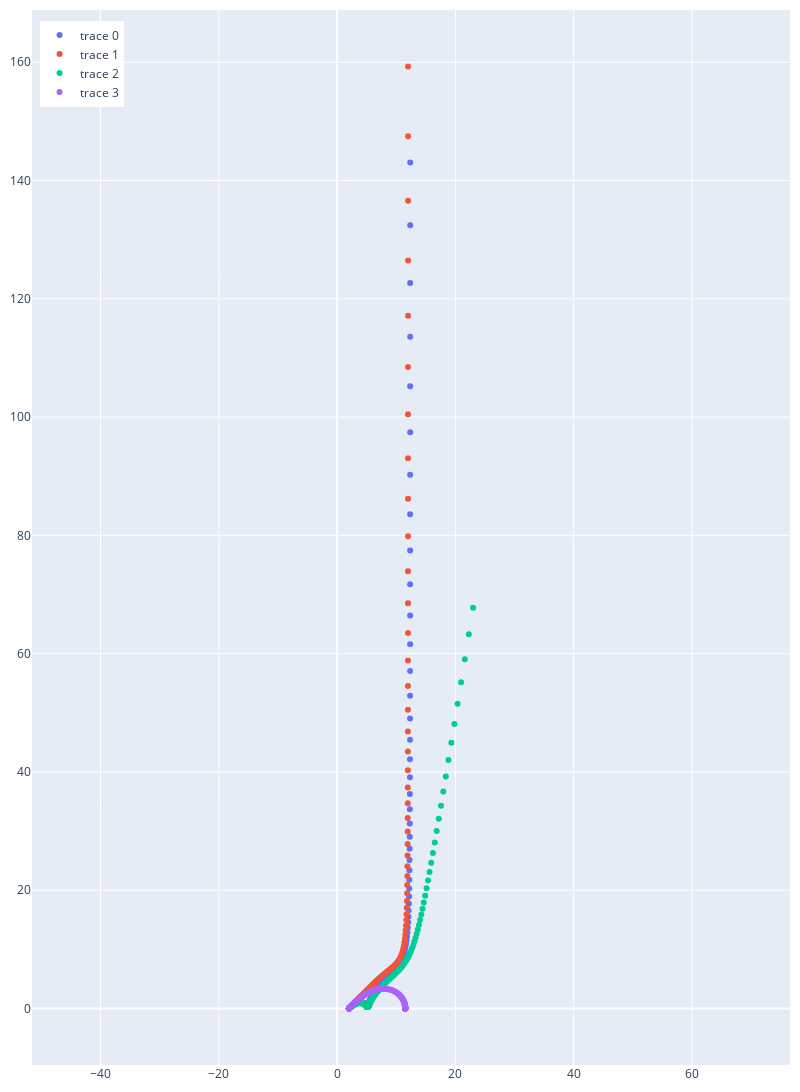

The notebook cell this image was saved under:
### Code cell
tf_test = CustomCircuit(initial_guess=[2,30,10**-14,10**2,8*10**-1,1*10**1, 10**1, 1],
                              circuit='R_0-Tf')

tf_test_2 = CustomCircuit(initial_guess=[2,30,10**-14,10**2,1*10**0,10**1, 10**1, 0.9],
                              circuit='R_0-Tf')

t_test = CustomCircuit(initial_guess=[2,30,10**-14,10**1,10**1,],
                              circuit='R_0-T')

TLMQ_test = CustomCircuit(initial_guess=[2,30 ,10**1, 1],
                              circuit='R_0-TLMQ')

Zarc_test = CustomCircuit(initial_guess=[2,10 ,10**-3, 0.8],
                              circuit='R_0-Zarc')


freq = np.logspace(-4,6,300)
Z_tf = tf_test.predict(freq)
Z_tf_2 = tf_test_2.predict(freq)
Z_t = t_test.predict(freq)
Z_TLMQ = TLMQ_test.predict(freq)
Z_Zarc = Zarc_test.predict(freq)


fig = go.Figure(data=go.Scatter(x=Z_tf.real, y=-Z_tf.imag, mode='markers', customdata=freq, hovertemplate='<br>Re: %{x:.1f} </br><br>-IM: %{y:.1f} </br> <br>f: %{customdata:.1e} </br>'),)  
fig.add_trace(go.Scatter(x=Z_TLMQ.real, y=-Z_TLMQ.imag, mode='markers', customdata=freq, hovertemplate='<br>Re: %{x:.1f} </br><br> -IM: %{y:.1f} </br><br> f: %{customdata:.1e} </br>'))
fig.add_trace(go.Scatter(x=Z_tf_2.real, y=-Z_tf_2.imag, mode='markers', customdata=freq, hovertemplate='<br>Re: %{x:.1f} </br><br> -IM: %{y:.1f} </br><br> f: %{customdata:.1e} </br>'))
fig.add_trace(go.Scatter(x=Z_t.real, y=-Z_t.imag, mode='markers', customdata=freq, hovertemplate='<br>Re: %{x:.1f} </br><br> -IM: %{y:.1f} </br> <br>f: %{customdata:.1e} </br>')) 
fig.update_yaxes(
    scaleanchor = "x",
    scaleratio = 1, )
fig.update_layout(
    autosize=True,
    width=800,
    height=1200,
    margin=dict(l=10, r=10, t=10, b=10),
    legend=dict(yanchor="top", y=0.99, xanchor="left", x=0.01))
fig.show()

### Figure 1 — Plotly figure (JSON) as saved in the notebook; plotly's stock layout.template omitted (floating-point values rounded to 4 significant figures; data arrays with more than 128 entries replaced by an {"elided": "..."} marker saying what was removed)
{"data": [{"customdata": {"elided": "300 float values"}, "hovertemplate": "<br>Re: %{x:.1f} </br><br>-IM: %{y:.1f} </br> <br>f: %{customdata:.1e} </br>", "mode": "markers", "type": "scatter", "x": {"elided": "300 float values"}, "y": {"elided": "300 float values"}}, {"customdata": {"elided": "300 float values"}, "hovertemplate": "<br>Re: %{x:.1f} </br><br> -IM: %{y:.1f} </br><br> f: %{customdata:.1e} </br>", "mode": "markers", "type": "scatter", "x": {"elided": "300 float values"}, "y": {"elided": "300 float values"}}, {"customdata": {"elided": "300 float values"}, "hovertemplate": "<br>Re: %{x:.1f} </br><br> -IM: %{y:.1f} </br><br> f: %{customdata:.1e} </br>", "mode": "markers", "type": "scatter", "x": {"elided": "300 float values"}, "y": {"elided": "300 float values"}}, {"customdata": {"elided": "300 float values"}, "hovertemplate": "<br>Re: %{x:.1f} </br><br> -IM: %{y:.1f} </br> <br>f: %{customdata:.1e} </br>", "mode": "markers", "type": "scatter", "x": {"elided": "300 float values"}, "y": {"elided": "300 float values"}}], "layout": {"autosize": true, "height": 1200, "legend": {"x": 0.01, "xanchor": "left", "y": 0.99, "yanchor": "top"}, "margin": {"b": 10, "l": 10, "r": 10, "t": 10}, "width": 800, "yaxis": {"scaleanchor": "x", "scaleratio": 1}}}
